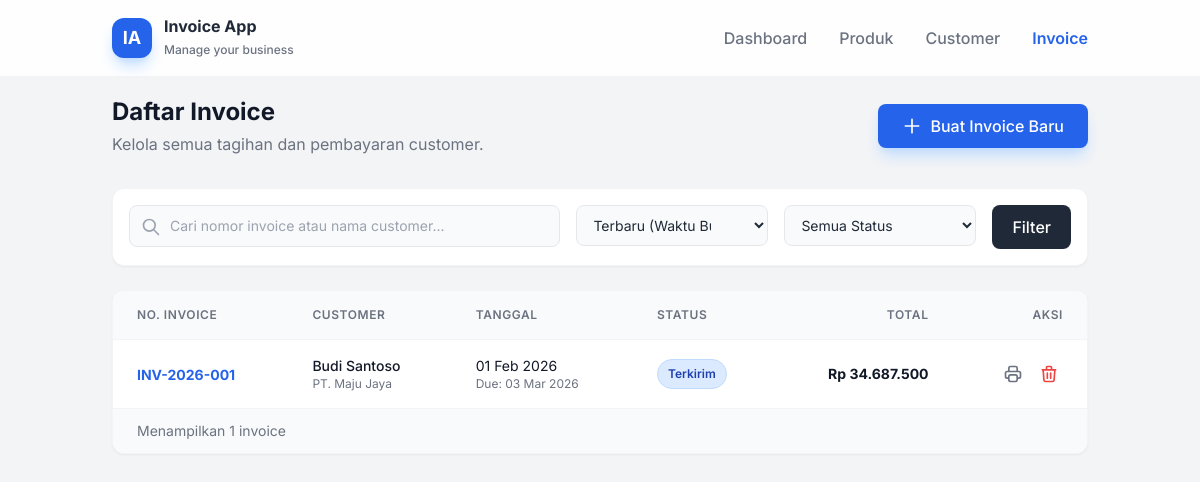
The app's page /page/invoices/list.php with its own data.
### tables this page shows
CREATE TABLE IF NOT EXISTS `invoices` (
  `id` int(11) NOT NULL AUTO_INCREMENT,
  `invoice_number` varchar(50) NOT NULL,
  `customer_id` int(11) DEFAULT NULL,
  `customer_name` varchar(255) NOT NULL,
  `customer_company` varchar(255) DEFAULT NULL,
  `customer_email` varchar(255) DEFAULT NULL,
  `customer_phone` varchar(50) DEFAULT NULL,
  `customer_address` text DEFAULT NULL,
  `customer_city` varchar(100) DEFAULT NULL,
  `customer_tax_id` varchar(50) DEFAULT NULL,
  `invoice_date` date NOT NULL,
  `due_date` date DEFAULT NULL,
  `subtotal` decimal(15,2) NOT NULL DEFAULT 0.00,
  `discount_type` enum('percentage','fixed') DEFAULT NULL,
  `discount_value` decimal(15,2) DEFAULT 0.00,
  `discount_amount` decimal(15,2) DEFAULT 0.00,
  `tax_rate` decimal(5,2) DEFAULT 0.00 COMMENT 'PPN dalam persen',
  `tax_amount` decimal(15,2) DEFAULT 0.00,
  `total` decimal(15,2) NOT NULL DEFAULT 0.00,
  `paid_amount` decimal(15,2) DEFAULT 0.00,
  `status` enum('draft','sent','paid','partial','overdue','cancelled') NOT NULL DEFAULT 'draft',
  `payment_method` varchar(100) DEFAULT NULL,
  `payment_date` date DEFAULT NULL,
  `notes` text DEFAULT NULL,
  `terms` text DEFAULT NULL COMMENT 'Syarat & ketentuan',
  `created_by` int(11) DEFAULT NULL,
  `created_at` timestamp NOT NULL DEFAULT CURRENT_TIMESTAMP,
  `updated_at` timestamp NOT NULL DEFAULT CURRENT_TIMESTAMP ON UPDATE CURRENT_TIMESTAMP,
  PRIMARY KEY (`id`),
  UNIQUE KEY `invoice_number` (`invoice_number`),
  KEY `customer_id` (`customer_id`),
  KEY `invoice_date` (`invoice_date`),
  KEY `status` (`status`),
  CONSTRAINT `fk_invoices_customer` FOREIGN KEY (`customer_id`) REFERENCES `customers` (`id`) ON DELETE SET NULL
);

### config/database.php (called while the page is built, shortened)
<?php
function getStatusLabel($status) {
    $labels = [
        'draft' => 'Draft',
        'sent' => 'Terkirim',
        'paid' => 'Lunas',
        'partial' => 'Dibayar Sebagian',
        'overdue' => 'Jatuh Tempo',
        'cancelled' => 'Dibatalkan'
    ];
    return $labels[$status] ?? $status;
}

### page/invoices/list.php (the view, shortened to what this page needs)
<?php
require_once '../../config/database.php';
$db = getDB();
$search = $_GET['search'] ?? '';
$sort = $_GET['sort'] ?? 'newest';
$searchQuery = "";
$params = [];
switch ($sort) {
    case 'newest':
    default:
        $orderClause = "id DESC";
        break;
}
$query = "SELECT * FROM invoices WHERE 1=1 $searchQuery ORDER BY $orderClause";
$stmt = $db->prepare($query);
$stmt->execute($params);
$invoices = $stmt->fetchAll();
function getStatusColor($status) {
    switch ($status) {
        case 'unpaid':
        case 'sent': return 'bg-blue-100 text-blue-800 border-blue-200';
    }
}
?>
<!DOCTYPE html>
<html lang="id">
<head>
    <script src="https://cdn.tailwindcss.com"></script>
</head>
<body class="text-gray-800">
    <nav class="glass-header fixed w-full z-10 top-0">
        <div class="container mx-auto px-6 py-4">
            <div class="flex items-center justify-between">
                <div class="flex items-center gap-3">
                    <div class="w-10 h-10 bg-blue-600 rounded-xl flex items-center justify-center text-white font-bold text-lg shadow-lg shadow-blue-200">
                        IA
                    </div>
                    <div>
                        <span class="block font-bold text-gray-800 leading-tight">Invoice App</span>
                        <span class="text-xs text-gray-500 font-medium">Manage your business</span>
                    </div>
                </div>
                <div class="hidden md:flex items-center gap-8">
                    <a href="../../index.php" class="text-gray-500 hover:text-blue-600 font-medium transition duration-200">Dashboard</a>
                    <a href="../products/list.php" class="text-gray-500 hover:text-blue-600 font-medium transition duration-200">Produk</a>
                    <a href="../customers/list.php" class="text-gray-500 hover:text-blue-600 font-medium transition duration-200">Customer</a>
                    <a href="list.php" class="text-blue-600 font-semibold transition duration-200">Invoice</a>
                </div>
            </div>
        </div>
    </nav>
    <main class="container mx-auto px-6 pt-24 pb-12">
        <div class="flex flex-col md:flex-row md:items-center justify-between gap-4 mb-8">
            <div>
                <h1 class="text-2xl font-bold text-gray-900">Daftar Invoice</h1>
                <p class="text-gray-500 mt-1">Kelola semua tagihan dan pembayaran customer.</p>
            </div>
            <a href="create.php" class="bg-blue-600 hover:bg-blue-700 text-white px-6 py-2.5 rounded-lg font-medium shadow-lg shadow-blue-200 transition duration-200 flex items-center gap-2 transform hover:-translate-y-0.5">
                <svg class="w-5 h-5" fill="none" stroke="currentColor" viewBox="0 0 24 24"><path stroke-linecap="round" stroke-linejoin="round" stroke-width="2" d="M12 4v16m8-8H4"/></svg>
                Buat Invoice Baru
            </a>
        </div>
        <div class="bg-white rounded-xl shadow-sm border border-gray-100 p-4 mb-6">
            <form action="" method="GET" class="flex flex-col md:flex-row gap-4">
                <div class="flex-1 relative">
                    <div class="absolute inset-y-0 left-0 pl-3 flex items-center pointer-events-none">
                    </div>
                    <input type="text" name="search" value="<?php echo htmlspecialchars($search); ?>"
                           class="block w-full pl-10 pr-3 py-2.5 border border-gray-200 rounded-lg leading-5 bg-gray-50 placeholder-gray-400 focus:outline-none focus:bg-white focus:ring-1 focus:ring-blue-500 focus:border-blue-500 sm:text-sm transition duration-150 ease-in-out"
                           placeholder="Cari nomor invoice atau nama customer...">
                </div>
                <div class="w-full md:w-48">
                    <select name="sort" class="block w-full pl-3 pr-10 py-2.5 text-base border border-gray-200 focus:outline-none focus:ring-blue-500 focus:border-blue-500 sm:text-sm rounded-lg bg-gray-50">
                        <option value="newest" <?php echo $sort == 'newest' ? 'selected' : ''; ?>>Terbaru (Waktu Buat)</option>
                    </select>
                </div>
                <div class="w-full md:w-48">
                    <select name="status" class="block w-full pl-3 pr-10 py-2.5 text-base border border-gray-200 focus:outline-none focus:ring-blue-500 focus:border-blue-500 sm:text-sm rounded-lg bg-gray-50">
                        <option value="">Semua Status</option>
                    </select>
                </div>
                <button type="submit" class="bg-gray-800 hover:bg-gray-900 text-white px-5 py-2.5 rounded-lg font-medium transition duration-200">
                    Filter
                </button>
            </form>
        </div>
        <div class="bg-white rounded-xl shadow-sm border border-gray-100 overflow-hidden">
            <div class="overflow-x-auto">
                <table class="w-full">
                    <thead>
                        <tr class="bg-gray-50 border-b border-gray-100">
                            <th class="px-6 py-4 text-left text-xs font-semibold text-gray-500 uppercase tracking-wider">No. Invoice</th>
                            <th class="px-6 py-4 text-left text-xs font-semibold text-gray-500 uppercase tracking-wider">Customer</th>
                            <th class="px-6 py-4 text-left text-xs font-semibold text-gray-500 uppercase tracking-wider">Tanggal</th>
                            <th class="px-6 py-4 text-left text-xs font-semibold text-gray-500 uppercase tracking-wider">Status</th>
                            <th class="px-6 py-4 text-right text-xs font-semibold text-gray-500 uppercase tracking-wider">Total</th>
                            <th class="px-6 py-4 text-right text-xs font-semibold text-gray-500 uppercase tracking-wider">Aksi</th>
                        </tr>
                    </thead>
                    <tbody class="divide-y divide-gray-100">
                        <?php if (count($invoices) > 0): ?>
                            <?php foreach ($invoices as $inv): ?>
                            <tr class="hover:bg-gray-50 transition duration-150">
                                <td class="px-6 py-4 whitespace-nowrap">
                                    <span class="text-sm font-bold text-blue-600 hover:underline cursor-pointer">
                                        <a href="print.php?id=<?php echo $inv['id']; ?>"><?php echo htmlspecialchars($inv['invoice_number']); ?></a>
                                    </span>
                                </td>
                                <td class="px-6 py-4 whitespace-nowrap">
                                    <div class="text-sm font-medium text-gray-900"><?php echo htmlspecialchars($inv['customer_name']); ?></div>
                                    <?php if (!empty($inv['customer_company'])): ?>
                                        <div class="text-xs text-gray-500"><?php echo htmlspecialchars($inv['customer_company']); ?></div>
                                    <?php endif; ?>
                                </td>
                                <td class="px-6 py-4 whitespace-nowrap">
                                    <div class="text-sm text-gray-900"><?php echo date('d M Y', strtotime($inv['invoice_date'])); ?></div>
                                    <div class="text-xs text-gray-500">Due: <?php echo date('d M Y', strtotime($inv['due_date'])); ?></div>
                                </td>
                                <td class="px-6 py-4 whitespace-nowrap">
                                    <span class="px-2.5 py-1 inline-flex text-xs leading-5 font-semibold rounded-full border <?php echo getStatusColor($inv['status']); ?>">
                                        <?php echo getStatusLabel($inv['status']); ?>
                                    </span>
                                </td>
                                <td class="px-6 py-4 whitespace-nowrap text-right text-sm font-bold text-gray-900">
                                    Rp <?php echo number_format($inv['total'], 0, ',', '.'); ?>
                                </td>
                                <td class="px-6 py-4 whitespace-nowrap text-right text-sm font-medium">
                                    <div class="flex justify-end gap-2">
                                        <a href="print.php?id=<?php echo $inv['id']; ?>" class="text-gray-500 hover:text-gray-700 p-1 hover:bg-gray-100 rounded transition" title="Print/View">
                                        </a>
                                        <button onclick="deleteInvoice(<?php echo $inv['id']; ?>)" class="text-red-500 hover:text-red-700 p-1 hover:bg-red-50 rounded transition" title="Hapus">
                                            <svg class="w-5 h-5" fill="none" stroke="currentColor" viewBox="0 0 24 24"><path stroke-linecap="round" stroke-linejoin="round" stroke-width="2" d="M19 7l-.867 12.142A2 2 0 0116.138 21H7.862a2 2 0 01-1.995-1.858L5 7m5 4v6m4-6v6m1-10V4a1 1 0 00-1-1h-4a1 1 0 00-1 1v3M4 7h16"/></svg>
                                        </button>
                                    </div>
                                </td>
                            </tr>
                            <?php endforeach; ?>
                        <?php endif; ?>
                    </tbody>
                </table>
            </div>
            <div class="bg-gray-50 px-6 py-3 border-t border-gray-100 flex items-center justify-between">
                <span class="text-sm text-gray-500">Menampilkan <?php echo count($invoices); ?> invoice</span>
            </div>
        </div>
    </main>
</body>
</html>

### page/invoices/list.php (style rules this page uses)
body { font-family: 'Inter', sans-serif; background-color: #f3f4f6; }
.glass-header { background: rgba(255, 255, 255, 0.9); backdrop-filter: blur(10px); border-bottom: 1px solid rgba(229, 231, 235, 0.5); }

### records on screen
invoices: invoice_number "INV-2026-001", customer_name "Budi Santoso", customer_company "PT. Maju Jaya", invoice_date "01 Feb 2026", due_date "03 Mar 2026", status "Terkirim", total "34.687.500"

### other values on screen
count($invoices) "1"
